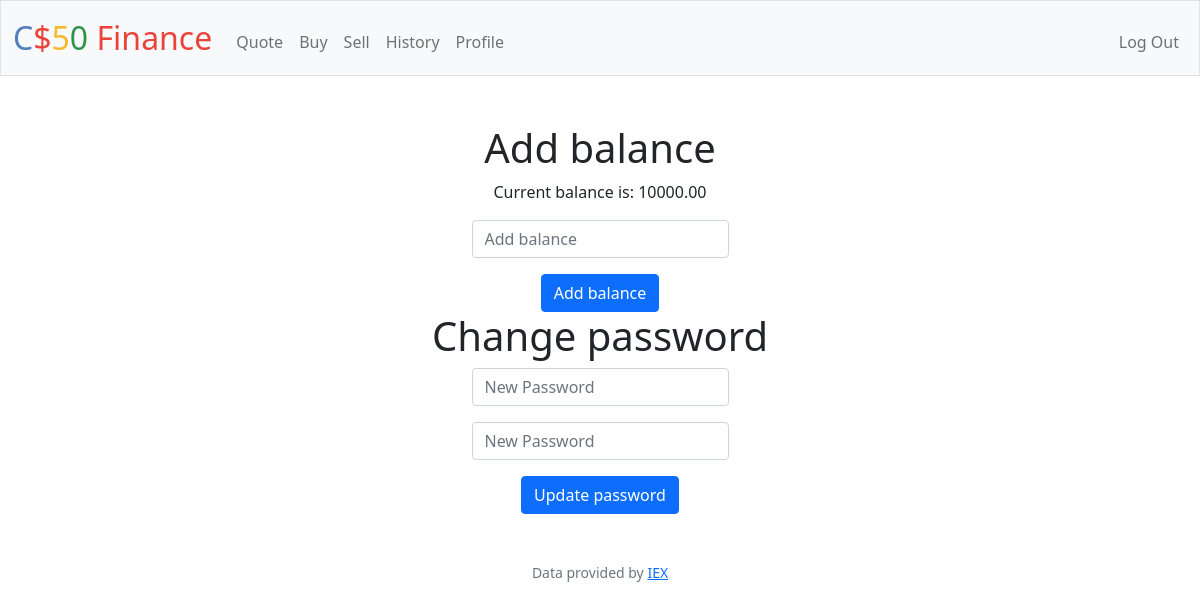
Page /profile (signed in) on the earlier database version.
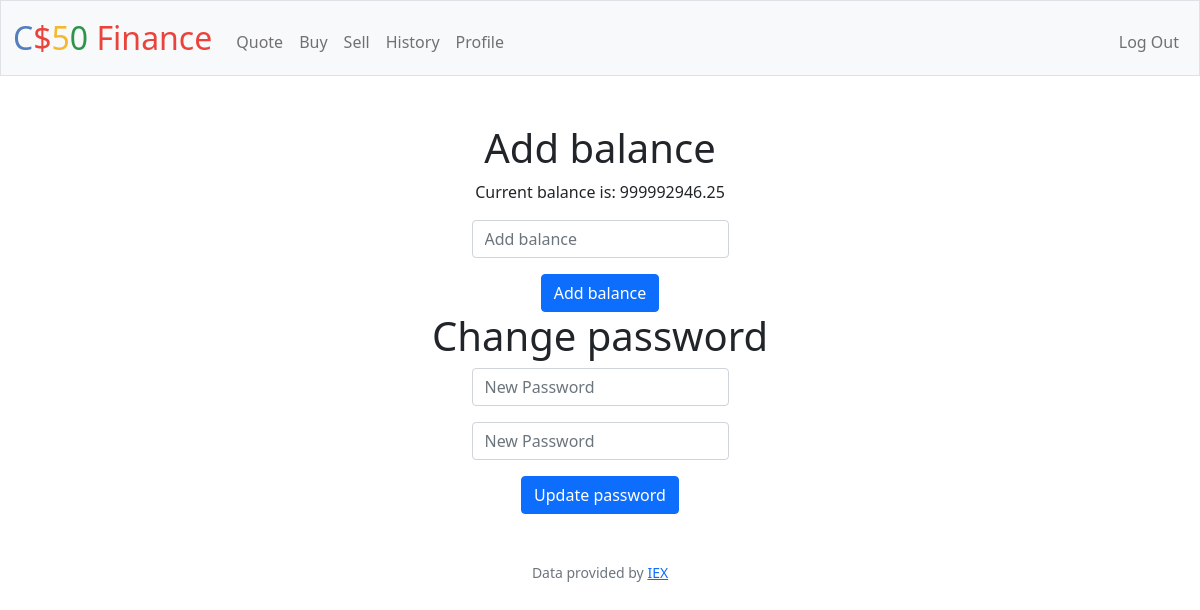
Same page on the later database version.
### tables this page shows
CREATE TABLE users (id INTEGER PRIMARY KEY AUTOINCREMENT NOT NULL, username TEXT NOT NULL, hash TEXT NOT NULL, cash NUMERIC NOT NULL DEFAULT 10000.00);

### app.py (the view, shortened to what this page needs)
@app.route("/profile")
@app.route("/profile/<string:action>", methods=["POST"])
@login_required
def profile(action: str = ""):
    balance = db.execute("SELECT cash FROM users WHERE id = ?;", session["user_id"])[0]["cash"]
    return render_template("profile.html", balance=balance)

### app.py (called while the page is built)
@app.after_request
def after_request(response):
    response.headers["Cache-Control"] = "no-cache, no-store, must-revalidate"
    response.headers["Expires"] = 0
    response.headers["Pragma"] = "no-cache"
    return response

### helpers.py (called while the page is built)
def login_required(f):
    @wraps(f)
    def decorated_function(*args, **kwargs):
        if session.get("user_id") is None:
            return redirect("/login")
        return f(*args, **kwargs)
    return decorated_function

### templates/profile.html (shortened to what this page needs)
{% extends "layout.html" %}
{% block main %}
<h1>Add balance</h1>
<p>Current balance is: {{ '%.2f' % balance }}</p>
<form action="/profile/balance" method="post">
    <div class="mb-3">
        <input class="form-control mx-auto w-auto" name="balance" placeholder="Add balance" type="number" required>
    </div>
    <button class="btn btn-primary" type="submit">Add balance</button>
</form>
<h1>Change password</h1>
<form action="/profile/password" method="post">
    <div class="mb-3">
        <input class="form-control mx-auto w-auto" id="password" name="password" placeholder="New Password" type="password">
    </div>
    <div class="mb-3">
        <input class="form-control mx-auto w-auto" id="password" name="confirmation" placeholder="New Password" type="password">
    </div>
    <button class="btn btn-primary" type="submit">Update password</button>
</form>
{% endblock %}

Differences in the rows shown:
changed users: cash "10000.00" → "999992946.25"
